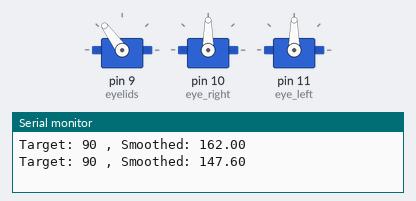
A sketch run on a simulated Arduino Uno, built with avr-gcc and run on an emulated ATmega328P. Shown: 3 × servo, the last lines printed to the serial monitor.

Above: at 0.55 s.
At 1.4 s:
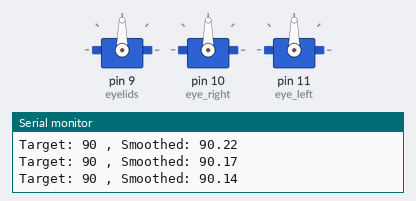
At 2.3 s:
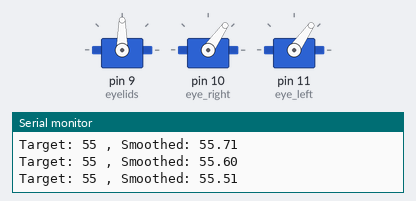
At 3.35 s:
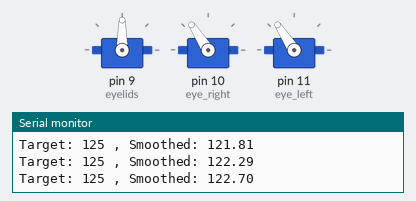
At 4.05 s:
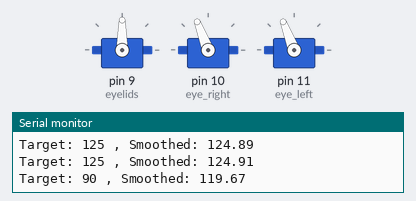
At 7.55 s:
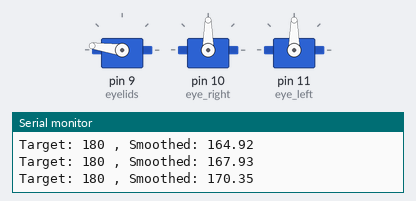
Timing chart, 0 to 10.6 s (numbered marks = the images above):
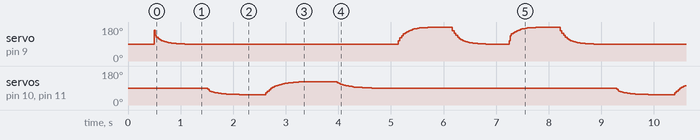

Measured:
- by itself, servo on pin 9 (eyelids): moves between 90° and 179°, repeating every 7.8 s

The sketch:

animation.ino
```cpp
#include <Servo.h>

float eyesSmoothed = 90;
float eyesPrev = 90;

float lidsSmoothed = 180;
float lidsPrev = 180;

Servo eye_right;
Servo eye_left;
Servo eyelids;

void setup() {
  Serial.begin(9600);

  // Attach servos to pins
  eyelids.attach(9);
  eye_right.attach(10);
  eye_left.attach(11);

  // Move to start position initially
  eye_right.write(90);
  eye_left.write(90);
  eyelids.write(90);

  // Wait for 0.5 seconds
  delay(500);
}

void loop() {
  MoveEyesTo(90);  // start

  MoveLidsTo(180);  // close
  MoveLidsTo(90);  // open

  delay(100);

  MoveEyesTo(55);  // left
  MoveEyesTo(125);  // right
  MoveEyesTo(90);  // start

  MoveLidsTo(180);  // close
  MoveLidsTo(90);  // open

  delay(100);
}

void MoveEyesTo(int targetPosition) {
  while (abs(eyesSmoothed - targetPosition) > 0.1) {
    eyesSmoothed = (targetPosition * 0.15) + (eyesPrev * 0.85);
    eyesPrev = eyesSmoothed;

    eye_right.write(int(eyesSmoothed));
    eye_left.write(int(eyesSmoothed));

    Serial.print("Target: ");
    Serial.print(targetPosition);
    Serial.print(" , Smoothed: ");
    Serial.println(eyesSmoothed);

    delay(10);
  }
}

void MoveLidsTo(int targetPosition) {
  while (abs(lidsSmoothed - targetPosition) > 0.1) {
    lidsSmoothed = (targetPosition * 0.2) + (lidsPrev * 0.8);
    lidsPrev = lidsSmoothed;

    eyelids.write(int(lidsSmoothed));

    Serial.print("Target: ");
    Serial.print(targetPosition);
    Serial.print(" , Smoothed: ");
    Serial.println(lidsSmoothed);

    delay(10);
  }
}
```
